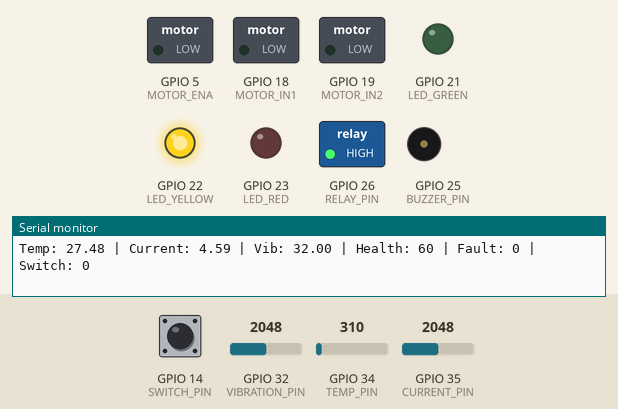
The sketch below on a simulated ESP32. On the bench: switched loads named in the sketch (green lamp = pin HIGH), output pins drawn as LEDs (lit = HIGH), buzzer (waves = sounding, pin HIGH), the last lines printed to the serial monitor. Inputs (shaded band) come from the test bench; at power-on: GPIO 34 (TEMP_PIN) = 310, GPIO 14 (SWITCH_PIN) HIGH, GPIO 32 (VIBRATION_PIN) = 2048, GPIO 35 (CURRENT_PIN) = 2048.

Above: at 1.2 s.
1.3 s: GPIO 34 (TEMP_PIN) set to 278
At 2.6 s:
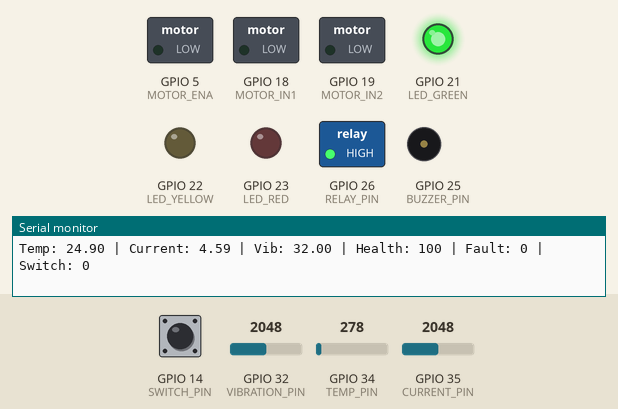
3.8 s: GPIO 14 (SWITCH_PIN) pulled LOW for 1 s
At 5.3 s:
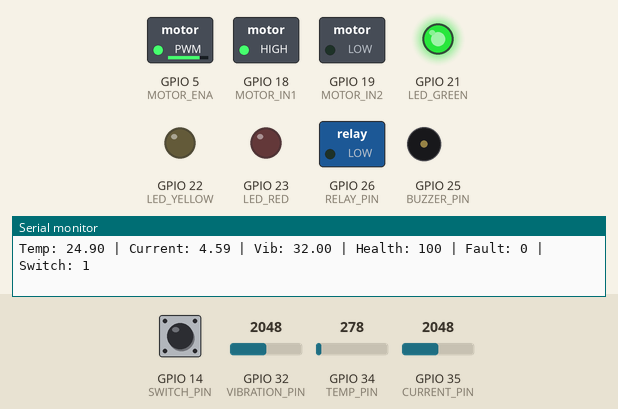
7.1 s: GPIO 34 (TEMP_PIN) set to 434
At 8.5 s:
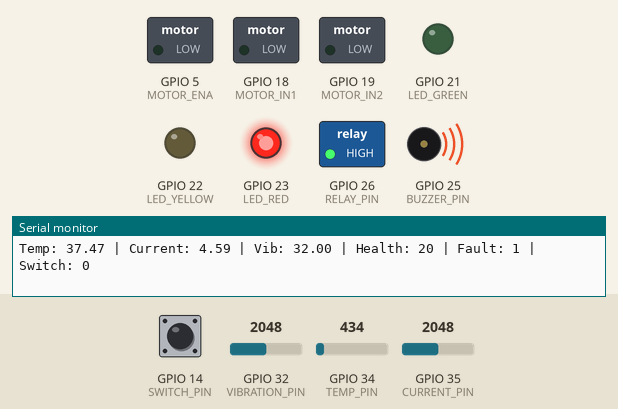
9.3 s: GPIO 34 (TEMP_PIN) set to 381
At 10.3 s:
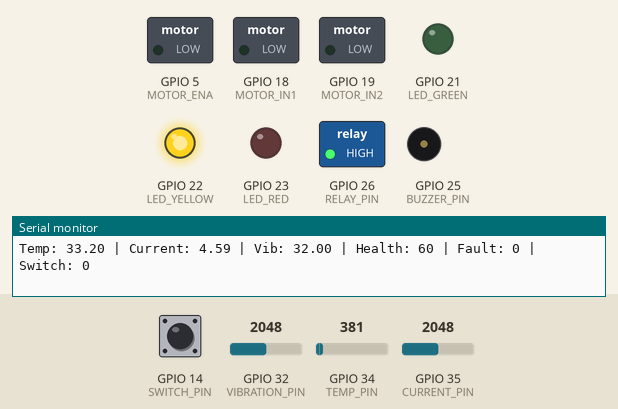
11.5 s: GPIO 14 (SWITCH_PIN) pulled LOW for 3.2 s
At 13.4 s:
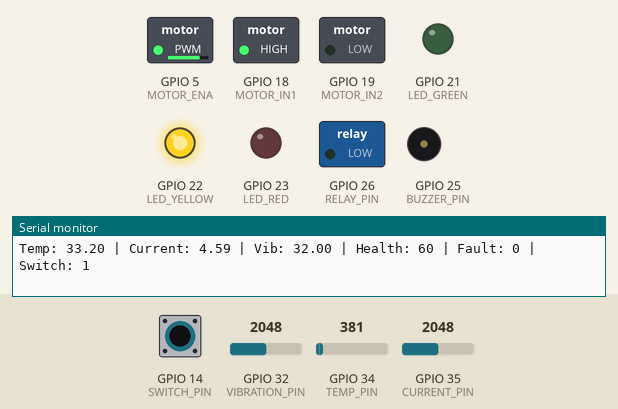
17.0 s: GPIO 34 (TEMP_PIN) set to 527
At 18.0 s:
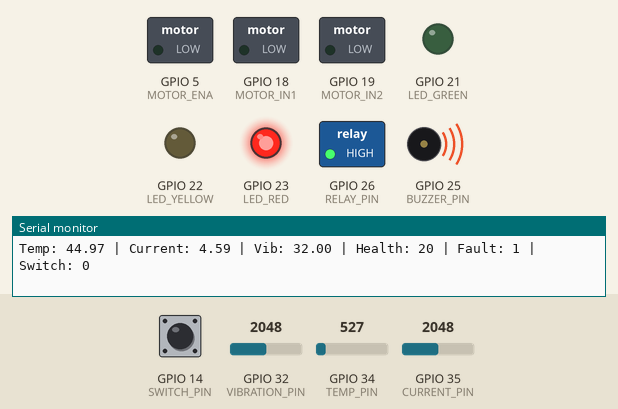
Timing chart, 0 to 20.0 s (numbered marks = the images above; inputs shaded):
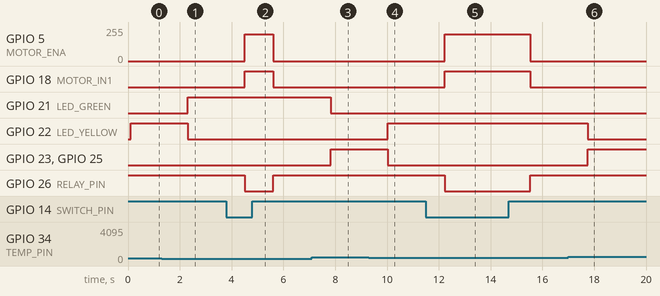

Measured:
- the behaviour switches between 305 and 304 on GPIO 34 (TEMP_PIN) (found by bisection; images 0 and 1)
- the behaviour switches between 416 and 415 on GPIO 34 (TEMP_PIN) (found by bisection; images 3 and 4)
- after the input at 1.3 s, GPIO 21 (LED_GREEN): LOW → HIGH after 1.0 s; GPIO 22 (LED_YELLOW): HIGH → LOW after 1.0 s
- after the input at 3.8 s, GPIO 5 (MOTOR_ENA): 0/255 → 200/255 after 0.71 s, → 0/255 1.1 s later; GPIO 18 (MOTOR_IN1): LOW → HIGH after 0.71 s, → LOW 1.1 s later; GPIO 26 (RELAY_PIN): HIGH → LOW after 0.71 s, → HIGH 1.1 s later
- after the input at 7.1 s, GPIO 21 (LED_GREEN): HIGH → LOW after 0.72 s; GPIO 23 (LED_RED), GPIO 25 (BUZZER_PIN): LOW → HIGH after 0.72 s
- after the input at 9.3 s, GPIO 22 (LED_YELLOW): LOW → HIGH after 0.73 s; GPIO 23 (LED_RED), GPIO 25 (BUZZER_PIN): HIGH → LOW after 0.73 s
- after the input at 11.5 s, GPIO 5 (MOTOR_ENA): 0/255 → 200/255 after 0.73 s, → 0/255 3.3 s later; GPIO 18 (MOTOR_IN1): LOW → HIGH after 0.73 s, → LOW 3.3 s later; GPIO 26 (RELAY_PIN): HIGH → LOW after 0.73 s, → HIGH 3.3 s later
- after the input at 17.0 s, GPIO 22 (LED_YELLOW): HIGH → LOW after 0.74 s; GPIO 23 (LED_RED), GPIO 25 (BUZZER_PIN): LOW → HIGH after 0.74 s

The sketch:

adaptive_digital_twin.ino
```cpp
// ================= PIN DEFINITIONS =================
#define TEMP_PIN 34
#define CURRENT_PIN 35
#define VIBRATION_PIN 32

#define RELAY_PIN 26
#define BUZZER_PIN 25

#define LED_GREEN 21
#define LED_YELLOW 22
#define LED_RED 23

#define MOTOR_ENA 5
#define MOTOR_IN1 18
#define MOTOR_IN2 19

#define SWITCH_PIN 14

// ================= TEMPERATURE FUNCTION =================
float readTemperature() {
  int samples = 10;
  float sum = 0;

  for (int i = 0; i < samples; i++) {
    int raw = analogRead(TEMP_PIN);
    float voltage = (raw / 4095.0) * 3.3;
    float temp = voltage * 100.0;
    sum += temp;
    delay(10);
  }

  return (sum / samples);
}

// ================= SETUP =================
void setup() {
  Serial.begin(115200);

  analogSetAttenuation(ADC_11db);

  pinMode(RELAY_PIN, OUTPUT);
  pinMode(BUZZER_PIN, OUTPUT);

  pinMode(LED_GREEN, OUTPUT);
  pinMode(LED_YELLOW, OUTPUT);
  pinMode(LED_RED, OUTPUT);

  pinMode(MOTOR_ENA, OUTPUT);
  pinMode(MOTOR_IN1, OUTPUT);
  pinMode(MOTOR_IN2, OUTPUT);

  pinMode(SWITCH_PIN, INPUT_PULLUP);

  digitalWrite(RELAY_PIN, HIGH); // OFF
}

// ================= LOOP =================
void loop() {

  // ----------- TEMPERATURE -----------
  float temperature = readTemperature();

  // Calibration (adjust if needed)
  temperature = temperature + 2.5;

  if (temperature < 0 || temperature > 100) {
    temperature = 25;
  }

  // ----------- CURRENT -----------
  int currentRaw = analogRead(CURRENT_PIN);
  float currentVoltage = (currentRaw / 4095.0) * 3.3;
  float current = abs((currentVoltage - 2.5) / 0.185);

  if (current < 0.05) current = 0;

  // ----------- VIBRATION -----------
  int vibRaw = analogRead(VIBRATION_PIN);
  float vibration = map(vibRaw, 0, 4095, 0, 100);

  float vibOffset = 18;
  vibration = vibration - vibOffset;
  if (vibration < 0) vibration = 0;

  // ----------- SWITCH -----------
  bool motorON = (digitalRead(SWITCH_PIN) == LOW);

  // ================= TEMPERATURE CONTROL LOGIC =================

  bool warning = false;
  bool fault = false;

  if (temperature > 36) {
    fault = true;
  }
  else if (temperature > 27) {
    warning = true;
  }

  // ----------- MOTOR CONTROL -----------

  if (motorON && !fault) {
    digitalWrite(MOTOR_IN1, HIGH);
    digitalWrite(MOTOR_IN2, LOW);
    analogWrite(MOTOR_ENA, 200);

    digitalWrite(RELAY_PIN, LOW);  // ON
  }
  else {
    digitalWrite(MOTOR_IN1, LOW);
    digitalWrite(MOTOR_IN2, LOW);
    analogWrite(MOTOR_ENA, 0);

    digitalWrite(RELAY_PIN, HIGH); // OFF
  }

  // ----------- LED STATUS -----------

  if (fault) {
    digitalWrite(LED_GREEN, LOW);
    digitalWrite(LED_YELLOW, LOW);
    digitalWrite(LED_RED, HIGH);
  }
  else if (warning) {
    digitalWrite(LED_GREEN, LOW);
    digitalWrite(LED_YELLOW, HIGH);
    digitalWrite(LED_RED, LOW);
  }
  else {
    digitalWrite(LED_GREEN, HIGH);
    digitalWrite(LED_YELLOW, LOW);
    digitalWrite(LED_RED, LOW);
  }

  // ----------- BUZZER -----------

  if (fault) {
    digitalWrite(BUZZER_PIN, HIGH);
  } else {
    digitalWrite(BUZZER_PIN, LOW);
  }

  // ----------- SERIAL OUTPUT -----------

  Serial.print("Temp: ");
  Serial.print(temperature);

  Serial.print(" | Current: ");
  Serial.print(current);

  Serial.print(" | Vib: ");
  Serial.print(vibration);

  Serial.print(" | Health: ");
  Serial.print(fault ? 20 : (warning ? 60 : 100)); // simple mapping

  Serial.print(" | Fault: ");
  Serial.print(fault);

  Serial.print(" | Switch: ");
  Serial.println(motorON);

  delay(1000);
}
```
